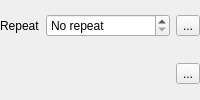
                       <widget class="QFrame" name="mPlacementRepeatDistanceFrame">
                        <property name="frameShape">
                         <enum>QFrame::NoFrame</enum>
                        </property>
                        <property name="frameShadow">
                         <enum>QFrame::Raised</enum>
                        </property>
                        <layout class="QGridLayout" name="gridLayout_24">
                         <property name="leftMargin">
                          <number>0</number>
                         </property>
                         <property name="topMargin">
                          <number>0</number>
                         </property>
                         <property name="rightMargin">
                          <number>0</number>
                         </property>
                         <property name="bottomMargin">
                          <number>0</number>
                         </property>
                         <property name="verticalSpacing">
                          <number>12</number>
                         </property>
                         <item row="0" column="0">
                          <widget class="QLabel" name="label_7">
                           <property name="text">
                            <string>Repeat</string>
                           </property>
                          </widget>
                         </item>
                         <item row="0" column="1">
                          <widget class="QgsDoubleSpinBox" name="mRepeatDistanceSpinBox">
                           <property name="sizePolicy">
                            <sizepolicy hsizetype="MinimumExpanding" vsizetype="Fixed">
                             <horstretch>0</horstretch>
                             <verstretch>0</verstretch>
                            </sizepolicy>
                           </property>
                           <property name="specialValueText">
                            <string>No repeat</string>
                           </property>
                           <property name="decimals">
                            <number>4</number>
                           </property>
                           <property name="maximum">
                            <double>999999999.000000000000000</double>
                           </property>
                          </widget>
                         </item>
                         <item row="0" column="2">
                          <widget class="QgsDataDefinedButton" name="mRepeatDistanceDDBtn">
                           <property name="text">
                            <string>...</string>
                           </property>
                          </widget>
                         </item>
                         <item row="1" column="1">
                          <widget class="QgsUnitSelectionWidget" name="mRepeatDistanceUnitWidget" native="true"/>
                         </item>
                         <item row="1" column="2">
                          <widget class="QgsDataDefinedButton" name="mRepeatDistanceUnitDDBtn">
                           <property name="text">
                            <string>...</string>
                           </property>
                          </widget>
                         </item>
                        </layout>
                       </widget>
